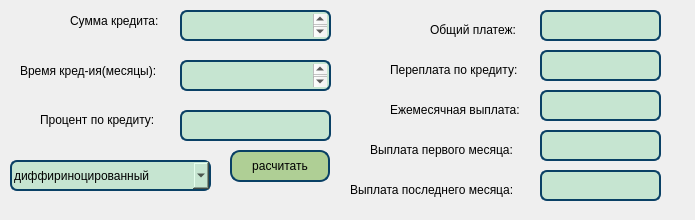
<?xml version="1.0" encoding="UTF-8"?>
<ui version="4.0">
 <class>CreditCalculator</class>
 <widget class="QDialog" name="CreditCalculator">
  <property name="geometry">
   <rect>
    <x>0</x>
    <y>0</y>
    <width>695</width>
    <height>220</height>
   </rect>
  </property>
  <property name="windowTitle">
   <string>Dialog</string>
  </property>
  <widget class="QComboBox" name="comboBox">
   <property name="geometry">
    <rect>
     <x>10</x>
     <y>160</y>
     <width>201</width>
     <height>31</height>
    </rect>
   </property>
   <property name="styleSheet">
    <string notr="true">QComboBox {
    border: 2px solid #094065;
    border-radius: 7px;
    padding: 2px;
    font-family: Arial;
background-color: rgb(198, 229, 209);
color: black;
}
</string>
   </property>
   <item>
    <property name="text">
     <string>диффириноцированный</string>
    </property>
   </item>
   <item>
    <property name="text">
     <string>аннуитентный</string>
    </property>
   </item>
  </widget>
  <widget class="QTextEdit" name="summ_input">
   <property name="geometry">
    <rect>
     <x>180</x>
     <y>10</y>
     <width>151</width>
     <height>31</height>
    </rect>
   </property>
   <property name="styleSheet">
    <string notr="true">QTextEdit {
    border: 2px solid #094065;
    border-radius: 7px;
    padding: 2px;
    font-family: Arial;
    background-color: rgb(198, 229, 209);
    color: black;
}</string>
   </property>
   <property name="html">
    <string>&lt;!DOCTYPE HTML PUBLIC &quot;-//W3C//DTD HTML 4.0//EN&quot; &quot;http://www.w3.org/TR/REC-html40/strict.dtd&quot;&gt;
&lt;html&gt;&lt;head&gt;&lt;meta name=&quot;qrichtext&quot; content=&quot;1&quot; /&gt;&lt;meta charset=&quot;utf-8&quot; /&gt;&lt;style type=&quot;text/css&quot;&gt;
p, li { white-space: pre-wrap; }
&lt;/style&gt;&lt;/head&gt;&lt;body style=&quot; font-family:'Arial'; font-size:13pt; font-weight:400; font-style:normal;&quot;&gt;
&lt;p style=&quot;-qt-paragraph-type:empty; margin-top:0px; margin-bottom:0px; margin-left:0px; margin-right:0px; -qt-block-indent:0; text-indent:0px;&quot;&gt;&lt;br /&gt;&lt;/p&gt;&lt;/body&gt;&lt;/html&gt;</string>
   </property>
  </widget>
  <widget class="QTextEdit" name="time_input">
   <property name="geometry">
    <rect>
     <x>180</x>
     <y>60</y>
     <width>151</width>
     <height>31</height>
    </rect>
   </property>
   <property name="styleSheet">
    <string notr="true">QTextEdit {
    border: 2px solid #094065;
    border-radius: 7px;
    padding: 2px;
    font-family: Arial;
    background-color: rgb(198, 229, 209);
    color: black;
}</string>
   </property>
   <property name="html">
    <string>&lt;!DOCTYPE HTML PUBLIC &quot;-//W3C//DTD HTML 4.0//EN&quot; &quot;http://www.w3.org/TR/REC-html40/strict.dtd&quot;&gt;
&lt;html&gt;&lt;head&gt;&lt;meta name=&quot;qrichtext&quot; content=&quot;1&quot; /&gt;&lt;meta charset=&quot;utf-8&quot; /&gt;&lt;style type=&quot;text/css&quot;&gt;
p, li { white-space: pre-wrap; }
&lt;/style&gt;&lt;/head&gt;&lt;body style=&quot; font-family:'Arial'; font-size:13pt; font-weight:400; font-style:normal;&quot;&gt;
&lt;p style=&quot;-qt-paragraph-type:empty; margin-top:0px; margin-bottom:0px; margin-left:0px; margin-right:0px; -qt-block-indent:0; text-indent:0px;&quot;&gt;&lt;br /&gt;&lt;/p&gt;&lt;/body&gt;&lt;/html&gt;</string>
   </property>
  </widget>
  <widget class="QTextEdit" name="pricent_input">
   <property name="geometry">
    <rect>
     <x>180</x>
     <y>110</y>
     <width>151</width>
     <height>31</height>
    </rect>
   </property>
   <property name="styleSheet">
    <string notr="true">QTextEdit {
    border: 2px solid #094065;
    border-radius: 7px;
    padding: 2px;
    font-family: Arial;
    background-color: rgb(198, 229, 209);
    color: black;
}</string>
   </property>
  </widget>
  <widget class="QLabel" name="label">
   <property name="geometry">
    <rect>
     <x>70</x>
     <y>10</y>
     <width>101</width>
     <height>21</height>
    </rect>
   </property>
   <property name="text">
    <string>Сумма кредита:</string>
   </property>
  </widget>
  <widget class="QLabel" name="label_2">
   <property name="geometry">
    <rect>
     <x>40</x>
     <y>110</y>
     <width>131</width>
     <height>20</height>
    </rect>
   </property>
   <property name="text">
    <string>Процент по кредиту:</string>
   </property>
  </widget>
  <widget class="QLabel" name="label_3">
   <property name="geometry">
    <rect>
     <x>20</x>
     <y>60</y>
     <width>161</width>
     <height>21</height>
    </rect>
   </property>
   <property name="text">
    <string>Время кред-ия(месяцы):</string>
   </property>
  </widget>
  <widget class="QLabel" name="label_4">
   <property name="geometry">
    <rect>
     <x>430</x>
     <y>20</y>
     <width>101</width>
     <height>20</height>
    </rect>
   </property>
   <property name="text">
    <string>Общий платеж:</string>
   </property>
  </widget>
  <widget class="QLabel" name="label_5">
   <property name="geometry">
    <rect>
     <x>390</x>
     <y>60</y>
     <width>151</width>
     <height>20</height>
    </rect>
   </property>
   <property name="text">
    <string>Переплата по кредиту:</string>
   </property>
  </widget>
  <widget class="QLabel" name="label_6">
   <property name="geometry">
    <rect>
     <x>390</x>
     <y>100</y>
     <width>141</width>
     <height>20</height>
    </rect>
   </property>
   <property name="text">
    <string>Ежемесячная выплата:</string>
   </property>
  </widget>
  <widget class="QLabel" name="label_7">
   <property name="geometry">
    <rect>
     <x>370</x>
     <y>140</y>
     <width>161</width>
     <height>20</height>
    </rect>
   </property>
   <property name="text">
    <string>Выплата первого месяца:</string>
   </property>
  </widget>
  <widget class="QLabel" name="label_8">
   <property name="geometry">
    <rect>
     <x>350</x>
     <y>180</y>
     <width>181</width>
     <height>20</height>
    </rect>
   </property>
   <property name="text">
    <string>Выплата последнего месяца:</string>
   </property>
  </widget>
  <widget class="QPushButton" name="pushButton_result">
   <property name="geometry">
    <rect>
     <x>230</x>
     <y>150</y>
     <width>100</width>
     <height>32</height>
    </rect>
   </property>
   <property name="styleSheet">
    <string notr="true">QPushButton {
  background-color: rgb(175, 207, 149);
  color: black; 
border-radius: 10px;                    
border: 2px solid #094065;
}

QPushButton:pressed {
    background-color: qlineargradient(x1: 0, y1: 0, x2: 0, y2: 1,
                                      stop: 0 #FF7832, stop: 1 #FF9739);
}</string>
   </property>
   <property name="text">
    <string>расчитать</string>
   </property>
  </widget>
  <widget class="QTextEdit" name="All_sum">
   <property name="geometry">
    <rect>
     <x>540</x>
     <y>10</y>
     <width>121</width>
     <height>31</height>
    </rect>
   </property>
   <property name="styleSheet">
    <string notr="true">QTextEdit {
    border: 2px solid #094065;
    border-radius: 7px;
    padding: 2px;
    font-family: Arial;
    background-color: rgb(198, 229, 209);
    color: black;
}</string>
   </property>
   <property name="readOnly">
    <bool>true</bool>
   </property>
  </widget>
  <widget class="QTextEdit" name="pereplata">
   <property name="geometry">
    <rect>
     <x>540</x>
     <y>50</y>
     <width>121</width>
     <height>31</height>
    </rect>
   </property>
   <property name="styleSheet">
    <string notr="true">QTextEdit {
    border: 2px solid #094065;
    border-radius: 7px;
    padding: 2px;
    font-family: Arial;
    background-color: rgb(198, 229, 209);
    color: black;
}</string>
   </property>
   <property name="readOnly">
    <bool>true</bool>
   </property>
  </widget>
  <widget class="QTextEdit" name="month_money">
   <property name="geometry">
    <rect>
     <x>540</x>
     <y>90</y>
     <width>121</width>
     <height>31</height>
    </rect>
   </property>
   <property name="styleSheet">
    <string notr="true">QTextEdit {
    border: 2px solid #094065;
    border-radius: 7px;
    padding: 2px;
    font-family: Arial;
    background-color: rgb(198, 229, 209);
    color: black;
}</string>
   </property>
   <property name="readOnly">
    <bool>true</bool>
   </property>
  </widget>
  <widget class="QTextEdit" name="one_month_diff">
   <property name="geometry">
    <rect>
     <x>540</x>
     <y>130</y>
     <width>121</width>
     <height>31</height>
    </rect>
   </property>
   <property name="styleSheet">
    <string notr="true">QTextEdit {
    border: 2px solid #094065;
    border-radius: 7px;
    padding: 2px;
    font-family: Arial;
    background-color: rgb(198, 229, 209);
    color: black;
}</string>
   </property>
   <property name="readOnly">
    <bool>true</bool>
   </property>
  </widget>
  <widget class="QTextEdit" name="closed_month_diff">
   <property name="geometry">
    <rect>
     <x>540</x>
     <y>170</y>
     <width>121</width>
     <height>31</height>
    </rect>
   </property>
   <property name="styleSheet">
    <string notr="true">QTextEdit {
    border: 2px solid #094065;
    border-radius: 7px;
    padding: 2px;
    font-family: Arial;
    background-color: rgb(198, 229, 209);
    color: black;
}</string>
   </property>
   <property name="readOnly">
    <bool>true</bool>
   </property>
  </widget>
 </widget>
 <resources/>
 <connections/>
</ui>
